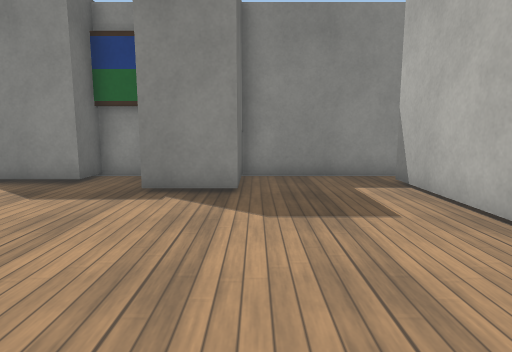
[1] (above)

15 first-person views from a walk through a world built for the Webots simulator. The camera is 0.67 m above the floor, tilts 8° down and sees 75° across. The floor is counted in squares, 0.5 m on a side. Each view is taken from the middle of a square. On the plan, view 1 faces up. The plan holds only what a view shows up to about 14 squares ahead; the rest is blank. The robots in the file are not drawn. Simple shapes and patterns stand in for the simulator's stock objects.

[2]
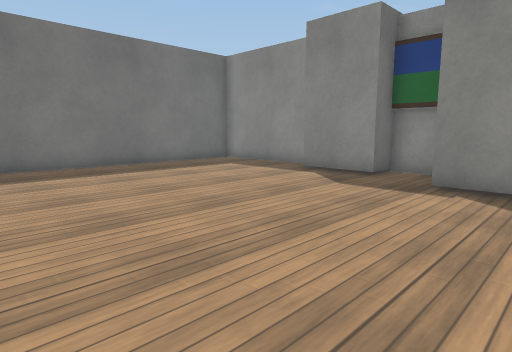

[3]
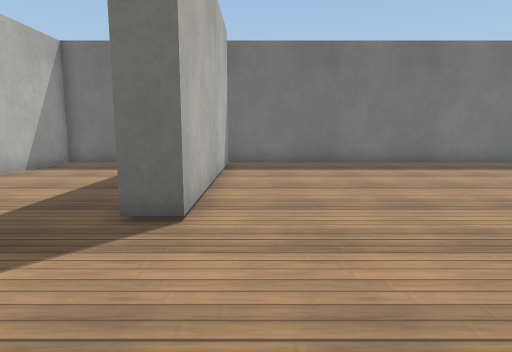

[4]
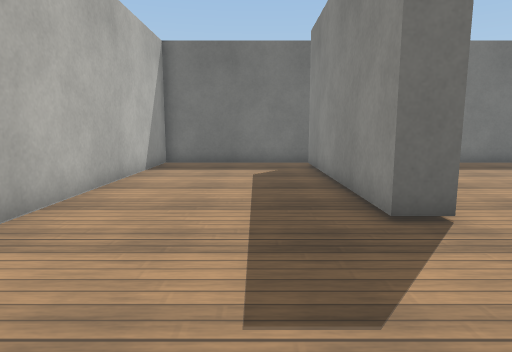

[5]
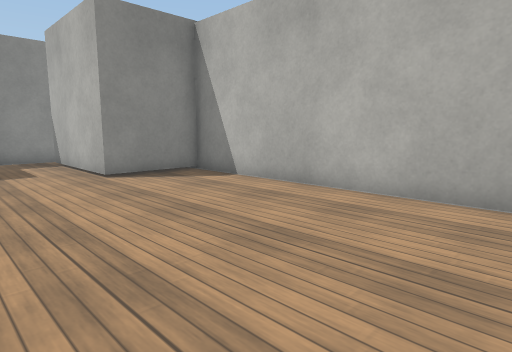

[6]
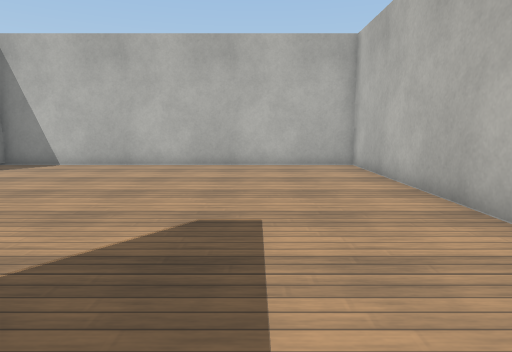

[7]
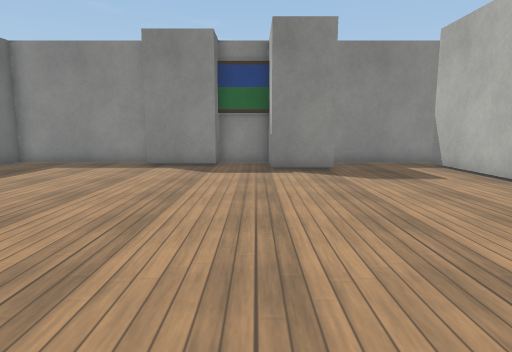

[8]
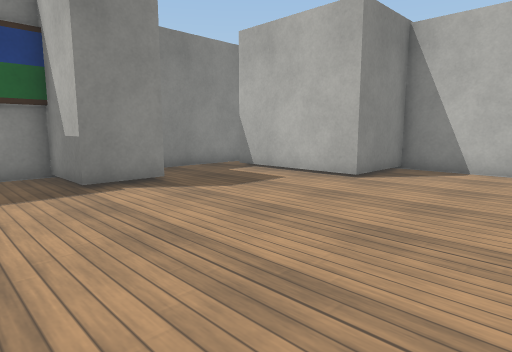

[9]
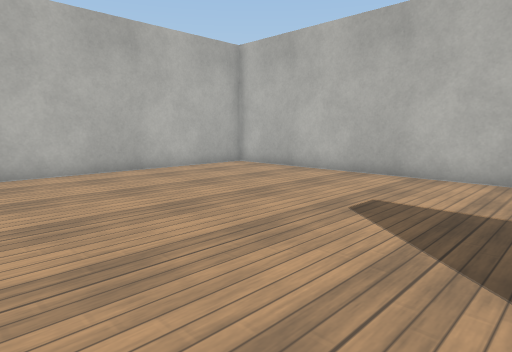

[10]
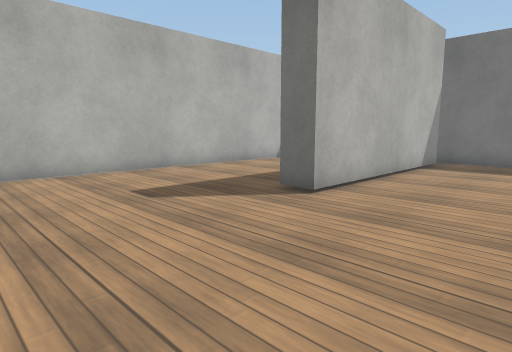

[11]
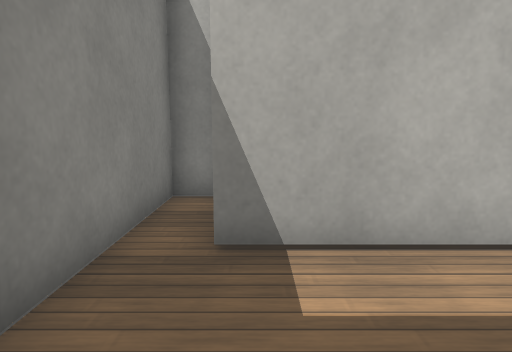

[12]
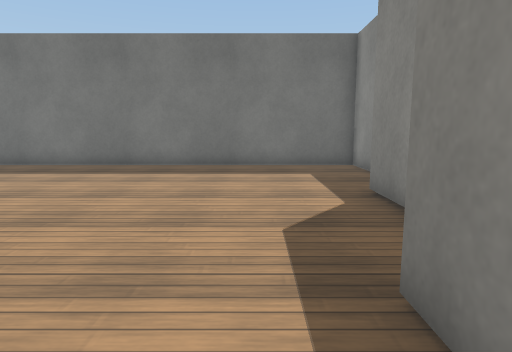

[13]
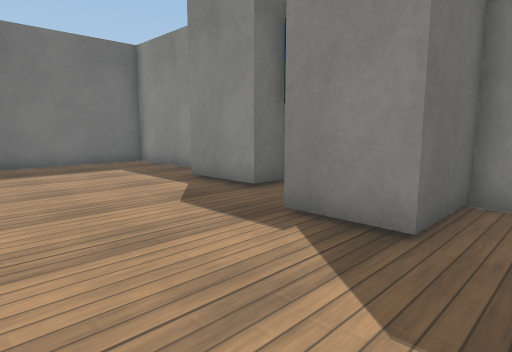

[14]
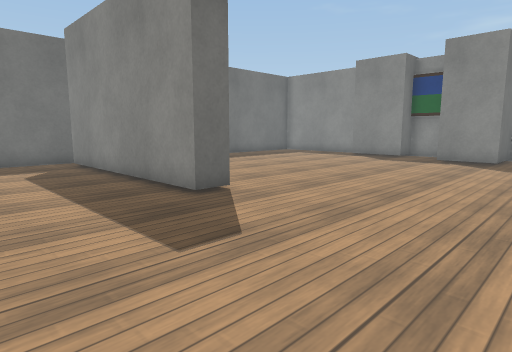

[15]
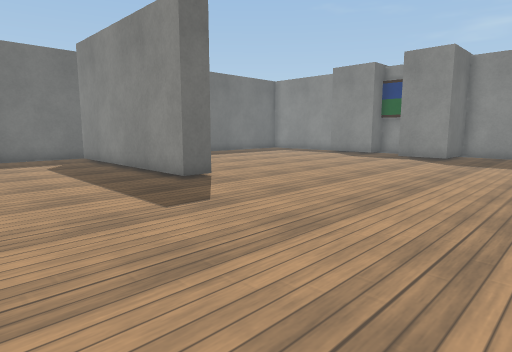

### Floor plan
Points are (right, up) in squares from view 1. A wall is a line through its corners. A room is listed if a view was taken in it or the views show most of it. See-through windows are left out.
Room 1 (views 1, 2, 3, 4, 5, 6, 7, 8, 9, 10, 11, 12, 13, 14, 15)
walls: (-0.4, 8.5) (-0.4, 7.1) (-2.5, 7.1) (-2.5, 9.8); (-11.8, -3.1) (-3.8, -3.1) (-3.8, -4) (-11.8, -4); (-4.5, 9.8) (-4.5, 8.4) (-7.1, 8.4); (-7.4, 9.7) (-12.7, 9.7) (-12.7, -9.7) (6.7, -9.7) (6.7, 3.6) (3.6, 3.6) (3.6, 8.5)
ways out: opening at (1.5, 7.5)

Where each view was taken, in squares from view 1:
view 1: 0 up, 0 right, facing up
view 2: 1 down, 0 right, facing up-left
view 3: 2 down, 1 right, facing left
view 4: 6 down, 1 right, facing left
view 5: 6 down, 0 right, facing up-right
view 6: 6 down, 6 left, facing right
view 7: 4 down, 3 left, facing up
view 8: 1 down, 5 left, facing up-right
view 9: 0 up, 4 left, facing down-right
view 10: 1 up, 2 right, facing down-left
view 11: 8 up, 0 right, facing right
view 12: 6 up, 0 right, facing left
view 13: 3 up, 1 right, facing up-left
view 14: 8 down, 2 right, facing up-left
view 15: 9 down, 4 right, facing up-left
